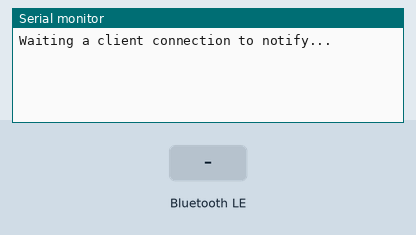
The sketch below on a simulated ESP32. Parts: the last lines printed to the serial monitor. The test bench sets the inputs (shaded band). Nothing arrives over Bluetooth unless stated; a phone connects over Bluetooth LE 3 s after start.

Above: at 1.2 s.
1.3 s: Bluetooth LE write "1" received
At 2.2 s:
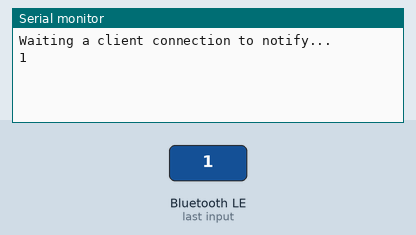
2.8 s: Bluetooth LE write "0" received
At 3.3 s:
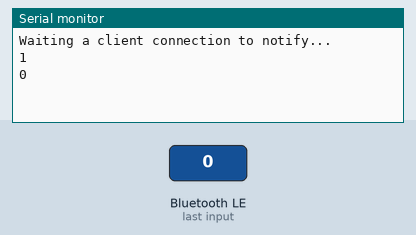
4.3 s: Bluetooth LE write "2" received
At 5.7 s:
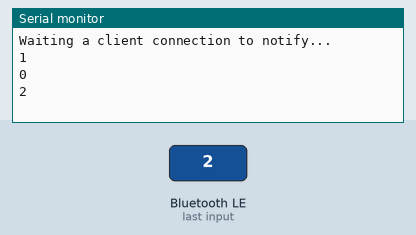

Measured:
- after the input at 1.3 s, the serial monitor: prints a new line after 0.05 s (image 1)
- after the input at 2.8 s, the serial monitor: prints a new line after 0.05 s (image 2)
- after the input at 4.3 s, the serial monitor: prints a new line after 0.05 s (image 3)

The sketch:

BLE_uart.ino
```cpp
#include <BLEDevice.h>
#include <BLEServer.h>
#include <BLEUtils.h>
#include <BLE2902.h>
#include <String.h>

BLECharacteristic *pCharacteristic;
bool deviceConnected = false;
uint8_t txValue = 0;
long lastMsg = 0;//存放时间的变量
String rxload="";

#define SERVICE_UUID           "6E400001-B5A3-F393-E0A9-E50E24DCCA9E" // UART service UUID
#define CHARACTERISTIC_UUID_RX "6E400002-B5A3-F393-E0A9-E50E24DCCA9E"
#define CHARACTERISTIC_UUID_TX "6E400003-B5A3-F393-E0A9-E50E24DCCA9E"

class MyServerCallbacks: public BLEServerCallbacks {
    void onConnect(BLEServer* pServer) {
      deviceConnected = true;
    };
    void onDisconnect(BLEServer* pServer) {
      deviceConnected = false;
    }
};

class MyCallbacks: public BLECharacteristicCallbacks {
    void onWrite(BLECharacteristic *pCharacteristic) {
      std::string rxValue = pCharacteristic->getValue();
      if (rxValue.length() > 0) {
        rxload="";
        for (int i = 0; i < rxValue.length(); i++)
         {
          rxload +=(char)rxValue[i];
          Serial.print(rxValue[i]);
         }
         Serial.println("");
      }
    }
};

void setupBLE(String BLEName){
  const char *ble_name=BLEName.c_str();
  BLEDevice::init(ble_name);
  BLEServer *pServer = BLEDevice::createServer();
  pServer->setCallbacks(new MyServerCallbacks());
  BLEService *pService = pServer->createService(SERVICE_UUID);
  pCharacteristic = pService->createCharacteristic(CHARACTERISTIC_UUID_TX,BLECharacteristic::PROPERTY_NOTIFY);
  pCharacteristic->addDescriptor(new BLE2902());
  BLECharacteristic *pCharacteristic = pService->createCharacteristic(CHARACTERISTIC_UUID_RX,BLECharacteristic::PROPERTY_WRITE);
  pCharacteristic->setCallbacks(new MyCallbacks());
  pService->start();
  pServer->getAdvertising()->start();
  Serial.println("Waiting a client connection to notify...");
}


void setup() {
  Serial.begin(115200);
  setupBLE("ubilabs");
}

void loop() {
  long now = millis();//记录当前时间
    if (now - lastMsg > 1000)
    {//每隔1秒发一次信号
        if (deviceConnected&&rxload.length()>0) {
            String str=rxload;
          const char *newValue=str.c_str();
          pCharacteristic->setValue(newValue);
          pCharacteristic->notify();
        }
      lastMsg = now;//刷新上一次发送数据的时间
    }

}
```
